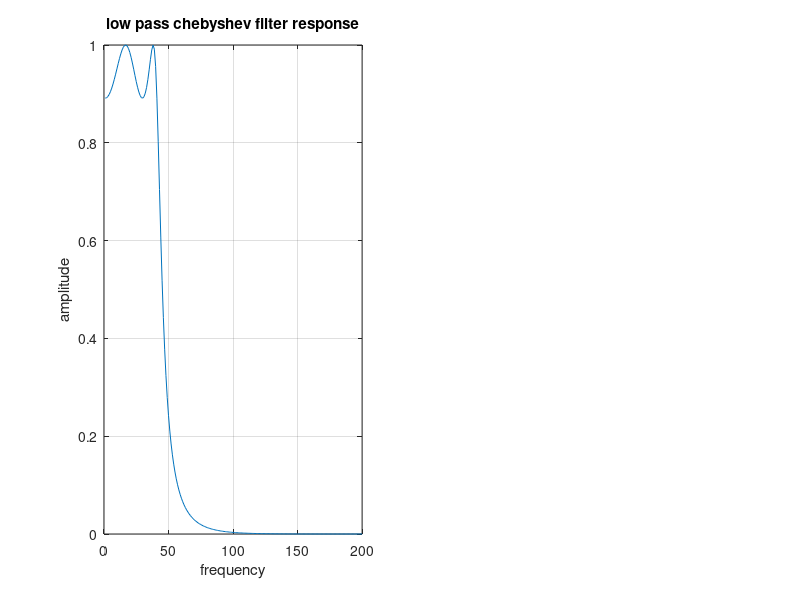

The MATLAB source for this figure:
clc
clear all
close all
wp = 0.2;
ws= 0.3;
rp = 1;
rs = 15;
[n,wn] = cheb1ord(wp,ws,rp,rs); 
[b,a] = cheby1(n,rp,wn);
figure
[h,w] = freqz(b,a,200);
subplot(1,2,1)
plot(abs(h));
grid on;
xlabel('frequency'); 
ylabel('amplitude');
title('low pass chebyshev filter response'); 
